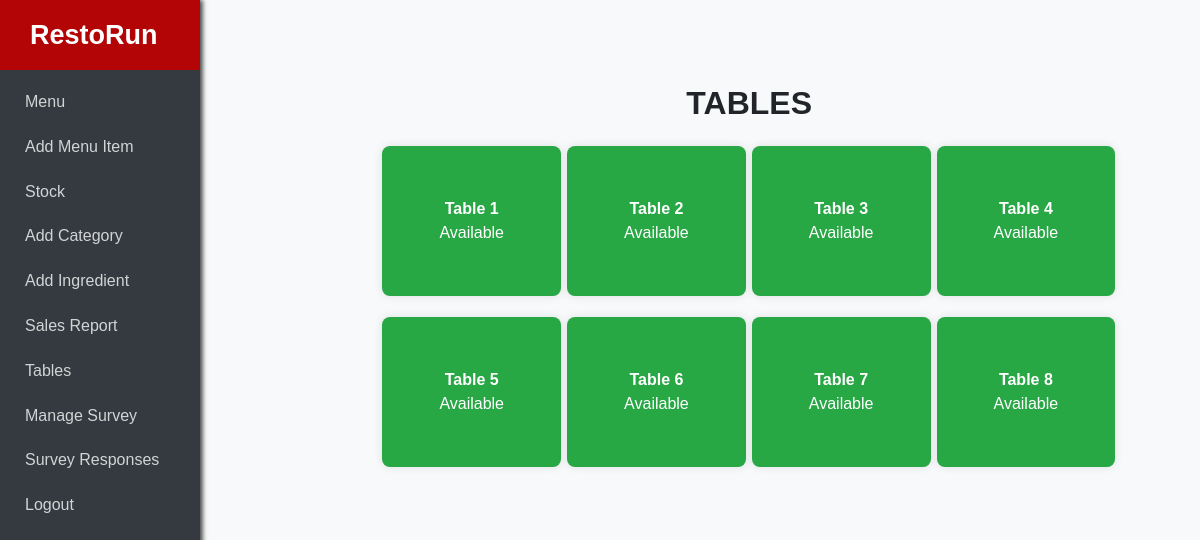
The page /tables/ (signed in) on the database its author committed.
### api/models.py (models this page shows, shortened)
class DiningTable(models.Model):
    STATUS_CHOICES = [
        ('available', 'Available'),
        ('occupied', 'Occupied'),
        ('asking bill', 'Asking Bill'),
    ]
    table_number = models.IntegerField(unique=True)
    status = models.CharField(max_length=11, choices=STATUS_CHOICES, default='available')
    class Meta:
        ordering = ['table_number']

### api/views.py (the view)
# urls.py: path('tables/', views.table_list, name='table_list'),
@login_required
def table_list(request):
    tables = DiningTable.objects.all()
    return render(request, 'api/spa/table_list.html', {'tables': tables})

### cart/contextprocessors.py (called while the page is built)
def cart(request):
    return {'cart': Cart(request)}

### api/templates/api/spa/table_list.html (shortened to what this page needs)
<!DOCTYPE html>
<html lang="en">
<head>
    <link rel="stylesheet" href="https://stackpath.bootstrapcdn.com/bootstrap/4.5.2/css/bootstrap.min.css">
</head>
<body>
    <div class="container mt-4 content">
  <div class="row">
    <nav class="col-md-3 col-lg-2 d-md-block bg-light sidebar">
      {% include 'api/spa/navbar.html' %}
    </nav>
    <main role="main" class="col-md-9 ml-sm-auto col-lg-10 px-4" id="main">
      {% block content %}
      <h2 class="mb-4">TABLES</h2>
      <div class="table-card-container">
        {% for table in tables %}
        <div class="table-card {% if table.status == 'available' %}table-available{% else %}table-occupied{% endif %}"
             onclick="location.href='{% url 'api:table_detail' table.id %}';">
            <div>
                <strong>Table {{ table.table_number }}</strong>
                <div>{{ table.get_status_display }}</div>
            </div>
        </div>
        {% endfor %}
      </div>
      {% endblock %}
    </main>
  </div>
</div>
</body>
</html>

### api/templates/api/spa/navbar.html (shortened to what this page needs)
<div class="sidebar">
    <div class="sidebar-header">
        <h2>RestoRun</h2>
    </div>
    <ul class="nav flex-column">
        <li class="nav-item">
            <a class="nav-link" href="{% url 'api:listeM' %}">
                 Menu
            </a>
        </li>
        <li class="nav-item">
            <a class="nav-link" href="{% url 'api:create' %}">
                 Add Menu Item
            </a>
        </li>
        <li class="nav-item">
            <a class="nav-link" href="{% url 'api:manage_stock' %}">
                 Stock
            </a>
        </li>
        <li class="nav-item">
            <a class="nav-link" href="{% url 'api:add_category' %}">
                 Add Category
            </a>
        </li>
        <li class="nav-item">
            <a class="nav-link" href="{% url 'api:add_ingredient' %}">
                 Add Ingredient
            </a>
        </li>
        <li class="nav-item">
            <a class="nav-link" href="{% url 'api:view_orders' %}">Sales Report</a>
        </li>
        <li class="nav-item">
            <a class="nav-link" href="{% url 'api:table_list' %}">
                 Tables
            </a>
        </li>
        <li class="nav-item">
            <a class="nav-link" href="{% url 'api:manage_survey' %}">
                 Manage Survey
            </a>
        </li>
        <li class="nav-item">
            <a class="nav-link" href="{% url 'api:view_responses' %}">
                Survey Responses
            </a>
        </li>
        <li class="nav-item">
            <a class="nav-link" href="{% url 'api:logout' %}">
                 Logout
            </a>
        </li>
    </ul>
</div>

### api/templates/api/spa/table_list.html (style rules this page uses)
.table-card-container { display: flex; flex-wrap: wrap; justify-content: flex-start; gap: 6px; }
.table-card { flex: 0 1 calc(20% + 30px); height: 150px; margin-bottom: 15px; display: flex; justify-content: center; align-items: center; border-radius: 8px; box-shadow: 0px 0px 10px 0px rgba(0,0,0,0.1); transition: box-shadow 0.2s ease-in-out; cursor: pointer; text-align: center; position: relative; left: -55px; }
.table-available { background-color: #28a745; color: white; }
.sidebar { height: 100vh; padding: 0; box-shadow: 2px 0 5px rgba(0,0,0,0.5); }
#main { position: relative; top: 50px; }
.mb-4 { text-align: center; font-weight: bold; }
h2 { position: relative; left: -60px; }

### api/templates/api/spa/navbar.html (style rules this page uses)
body { font-family: 'Arial', sans-serif; margin-top: 0; padding-top: 0; background-color: #f8f9fa; display: flex; flex-direction: column; align-items: center; position: relative; top: -210px; padding-top: 20px; }
.container.mt-4.content { margin-top: 0; width: 100%; max-width: 960px; gap: 15px; flex: 0 0 35%; margin-bottom: 30px; }
.sidebar { width: 200px; position: fixed; top: 0; left: 0; height: 100vh; background-color: #343a40; padding: 0px; box-shadow: 2px 0 5px rgba(0,0,0,0.5); z-index: 1000; }
.sidebar-header { color: #fff; margin: 0 0 10px 0; display: flex; align-items: center; background-color: rgb(179, 5, 5); font-size: large; height: 70px; }
.sidebar-header h2 { font-size: 1.5em; margin-bottom: 0; color: white; font-weight: bold; position: relative; left: 30px; }
.nav { width: 100%; }
.nav-item { width: 100%; }
.nav-link { color: #ffffffc7; font-size: 1.0em; padding: 8px 15px; transition: color 0.3s ease-in-out; }
.content { margin-left: 250px; padding: 20px; }
.content { padding-top: 200px; }

### rows shown on the page
DiningTable: table_number "1", status "Available"
DiningTable: table_number "2", status "Available"
DiningTable: table_number "3", status "Available"
DiningTable: table_number "4", status "Available"
DiningTable: table_number "5", status "Available"
DiningTable: table_number "6", status "Available"
DiningTable: table_number "7", status "Available"
DiningTable: table_number "8", status "Available"
